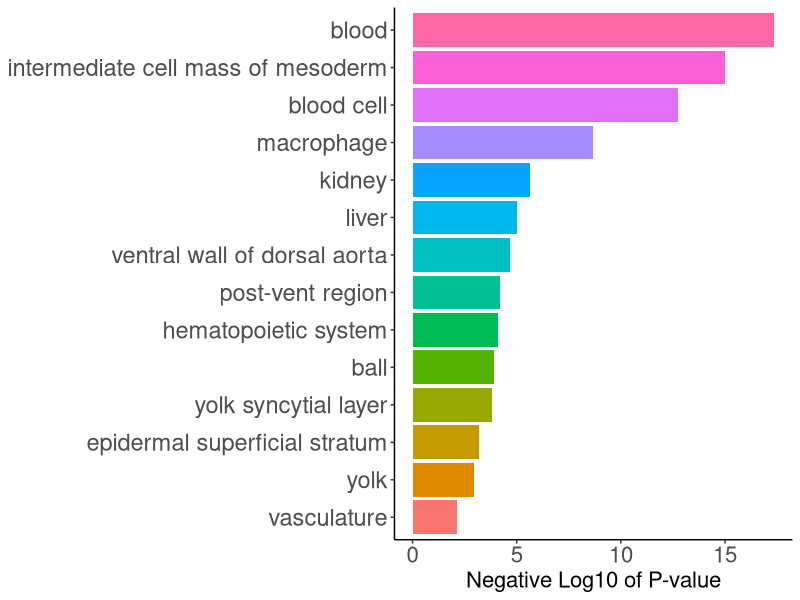
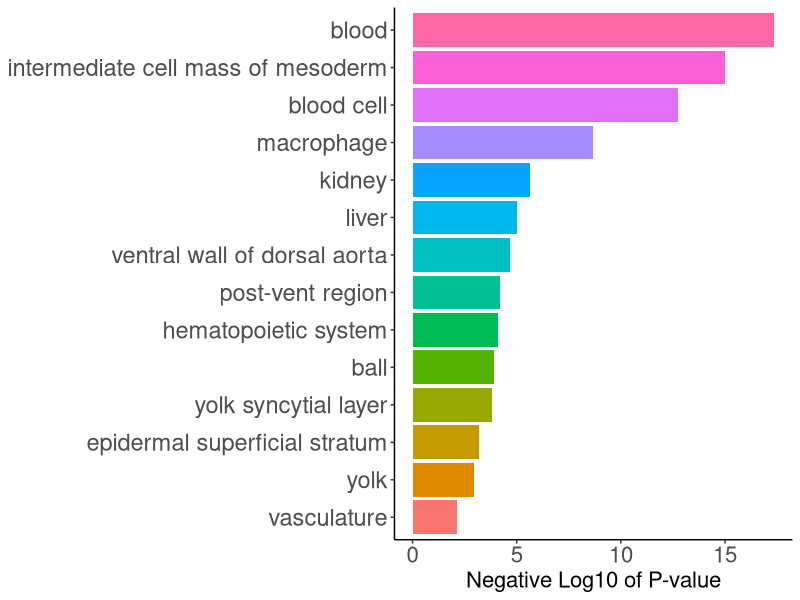

Generate these figures, in order, with R:
library(readr)
library(dplyr)
library("ggsci")
library("ggplot2")
library("gridExtra")

library(ggrepel)
library(forcats)
library(stringr)

setwd("c:/00_Research_projects/11_RNA-seq/iqgap1_RNAseq_dataset/STAR-RSEM_data/ZEOGS")

ZEOGS_df <- read.csv("ZEOGS_selected_df.tsv", sep = '\t')
head(ZEOGS_df)

ZEOGS_df$negLogPValue <- -log(ZEOGS_df$Pvalue, base = 10)


ZEOGS_df <-ZEOGS_df %>% arrange(negLogPValue)
values <- as.vector(ZEOGS_df$Term)
ZEOGS_df$Term <- factor(ZEOGS_df$Term, levels = values)


ggplot(data = ZEOGS_df, aes(x = Term, y = negLogPValue, fill = Term)) +
  geom_col() +
  ylab("Negative Log10 of P-value") +
  coord_flip()+
  theme_classic() +
  theme(axis.text.x = element_text( size = 16),
        axis.title.x = element_text(size = 16),
        axis.text.y = element_text(size = 17),
        axis.title.y = element_blank(),
        legend.text = element_text(size = 14),
        legend.title = element_text(size = 14),
        panel.grid.major = element_blank(),
        panel.grid.major.x = element_blank(),
        legend.position = "none"
  )

ggsave("ZEOGS_pathways.png", dpi = 300)
